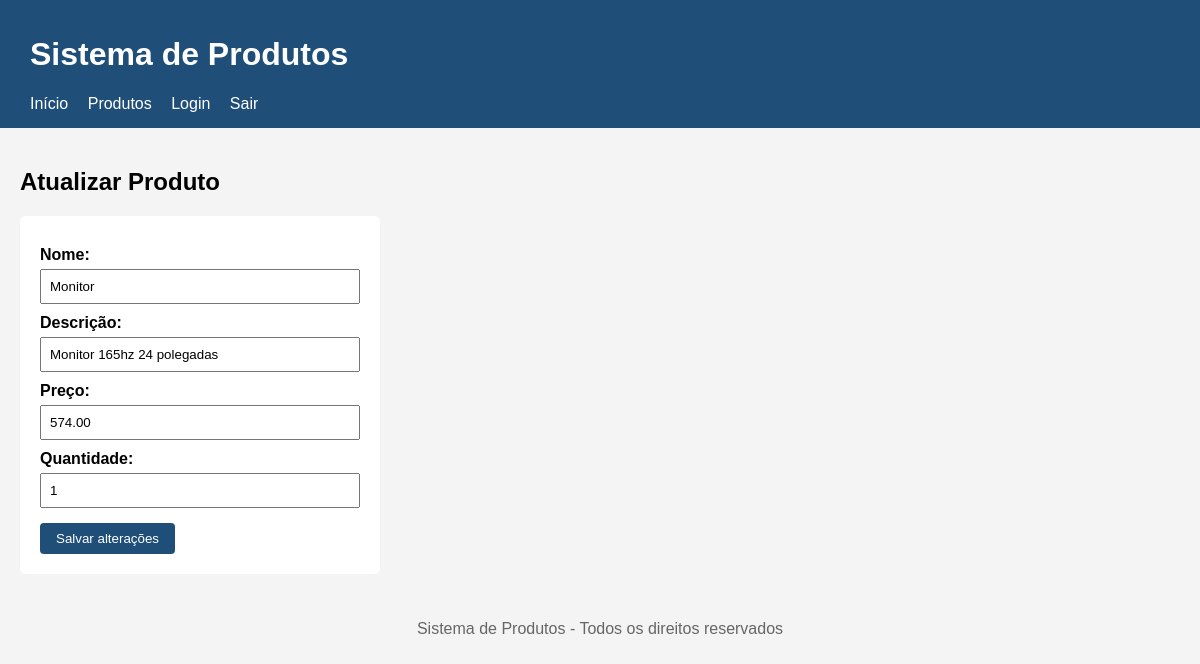
The page /produtos/atualizar.php?id=2 (signed in) on the database its author committed.
### tables this page shows
CREATE TABLE `produtos` (
  `id` int(11) NOT NULL,
  `nome` varchar(100) NOT NULL,
  `descricao` varchar(255) NOT NULL,
  `preco` decimal(10,2) NOT NULL,
  `quantidade` int(11) NOT NULL
);

### produtos/atualizar.php (the view, shortened to what this page needs)
<?php
require __DIR__ . '/../conexao.php';
if ($_SERVER['REQUEST_METHOD'] == 'POST') {
    $id = $_POST['id'];
    $nome = $_POST['nome'];
    $descricao = $_POST['descricao'];
    $preco = $_POST['preco'];
    $quantidade = $_POST['quantidade'];
    $sql = "UPDATE produtos SET
            nome = '$nome',
            descricao = '$descricao',
            preco = '$preco',
            quantidade = '$quantidade'
            WHERE id = '$id'";
    mysqli_query($conexao, $sql);
    header('Location: listar.php');
    exit;
} else {
    $id = $_GET['id'];
    $sql = "SELECT * FROM produtos WHERE id = '$id'";
    $resultado = mysqli_query($conexao, $sql);
    $produto = mysqli_fetch_assoc($resultado);
}
?>
<?php require __DIR__ . '/../cabecalho.php'; ?>
<main>
    <h2>Atualizar Produto</h2>
    <form action="atualizar.php" method="POST">
        <label>Nome:</label>
        <input type="text" name="nome" value="<?php echo $produto['nome']; ?>"><br>
        <label>Descrição:</label>
        <input type="text" name="descricao" value="<?php echo $produto['descricao']; ?>"><br>
        <label>Preço:</label>
        <input type="text" name="preco" value="<?php echo $produto['preco']; ?>"><br>
        <label>Quantidade:</label>
        <input type="text" name="quantidade" value="<?php echo $produto['quantidade']; ?>"><br>
        <button type="submit">Salvar alterações</button>
    </form>
</main>
<?php require __DIR__ . '/../rodape.php'; ?>

### css/style.css (style rules this page uses)
body { font-family: Arial, sans-serif; margin: 0; background-color: #f4f4f4; }
form { max-width: 320px; background-color: white; padding: 20px; border-radius: 6px; }
form label { display: block; margin-top: 10px; font-weight: bold; }
form input { width: 100%; padding: 8px; margin-top: 5px; box-sizing: border-box; }
form button { margin-top: 15px; padding: 8px 16px; background-color: #1f4e79; color: white; border: none; border-radius: 4px; cursor: pointer; }
main { padding: 20px; max-width: 1200px; margin: 0 auto; }

### rows shown on the page
produtos: nome "Monitor", descricao "Monitor 165hz 24 polegadas", preco "574.00", quantidade "1"
